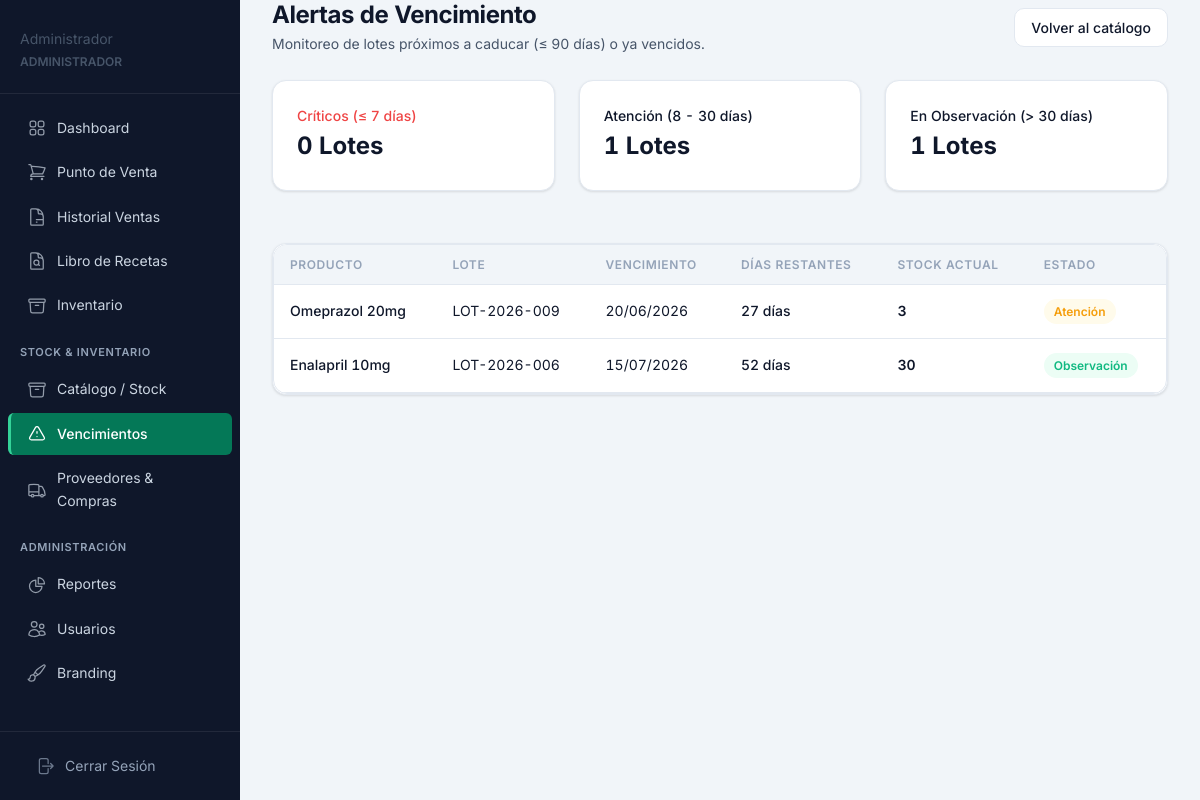
Page /modules/inventario/alertas_vencimiento.php (signed in) on the committed database.
### tables this page shows
CREATE TABLE IF NOT EXISTS inventario (
  id INT PRIMARY KEY AUTO_INCREMENT,
  producto_id INT NOT NULL,
  lote VARCHAR(100),
  fecha_vencimiento DATE,
  stock_actual INT NOT NULL DEFAULT 0,
  stock_minimo INT NOT NULL DEFAULT 5,
  precio_compra DECIMAL(10,2) NOT NULL DEFAULT 0.00,
  precio_venta DECIMAL(10,2) NOT NULL DEFAULT 0.00,
  proveedor_id INT,
  creado_en DATETIME DEFAULT CURRENT_TIMESTAMP,
  actualizado_en DATETIME DEFAULT CURRENT_TIMESTAMP ON UPDATE CURRENT_TIMESTAMP,
  FOREIGN KEY (producto_id) REFERENCES productos(id),
  FOREIGN KEY (proveedor_id) REFERENCES proveedores(id)
);

CREATE TABLE IF NOT EXISTS productos (
  id INT PRIMARY KEY AUTO_INCREMENT,
  nombre VARCHAR(200) NOT NULL,
  nombre_generico VARCHAR(200),
  codigo_barras VARCHAR(100) UNIQUE,
  categoria_id INT,
  laboratorio_id INT,
  unidad_medida VARCHAR(50) DEFAULT 'unidad',
  requiere_receta TINYINT(1) DEFAULT 0,
  descripcion TEXT,
  activo TINYINT(1) DEFAULT 1,
  creado_en DATETIME DEFAULT CURRENT_TIMESTAMP,
  FOREIGN KEY (categoria_id) REFERENCES categorias(id),
  FOREIGN KEY (laboratorio_id) REFERENCES laboratorios(id)
);

### modules/inventario/alertas_vencimiento.php (the view, shortened to what this page needs)
<?php
$pdo = conectar();
$sql = "
    SELECT i.id as inventario_id, p.nombre as producto, i.lote, i.fecha_vencimiento, i.stock_actual,
           DATEDIFF(i.fecha_vencimiento, CURDATE()) as dias_restantes
    FROM inventario i
    JOIN productos p ON i.producto_id = p.id
    WHERE i.stock_actual > 0
      AND i.fecha_vencimiento IS NOT NULL
      AND DATEDIFF(i.fecha_vencimiento, CURDATE()) <= 90
    ORDER BY i.fecha_vencimiento ASC
";
$alertas = $pdo->query($sql)->fetchAll();
include __DIR__ . '/../../views/layout/header.php';
?>
<div class="container" style="max-width: 1000px;">
    <div class="page-header">
        <div>
            <h1>Alertas de Vencimiento</h1>
            <p class="page-subtitle">Monitoreo de lotes próximos a caducar (≤ 90 días) o ya vencidos.</p>
        </div>
        <div class="page-header-actions">
            <a href="lista_productos.php" class="btn btn-secundario">
                Volver al catálogo
            </a>
        </div>
    </div>
    <div class="grid-3-cols" style="margin-bottom: 32px;">
        <?php
        $criticos = 0;
        $atencion = 0;
        $seguros = 0;
        foreach ($alertas as $a) {
            if ($a['dias_restantes'] <= 7) $criticos++;
            elseif ($a['dias_restantes'] <= 30) $atencion++;
            else $seguros++;
        }
        ?>
        <div class="card card-estado-peligro m-0">
            <div class="card-body">
                <div class="text-sm font-medium mb-1" style="color: var(--color-peligro);">Críticos (≤ 7 días)</div>
                <div class="text-2xl font-bold"><?= $criticos ?> Lotes</div>
            </div>
        </div>
        <div class="card card-estado-advertencia m-0">
            <div class="card-body">
                <div class="text-sm font-medium mb-1" style="color: var(--color-advertencia-texto);">Atención (8 - 30 días)</div>
                <div class="text-2xl font-bold"><?= $atencion ?> Lotes</div>
            </div>
        </div>
        <div class="card card-estado-exito m-0">
            <div class="card-body">
                <div class="text-sm font-medium mb-1" style="color: var(--color-exito-texto);">En Observación (> 30 días)</div>
                <div class="text-2xl font-bold"><?= $seguros ?> Lotes</div>
            </div>
        </div>
    </div>
    <div class="card">
        <div class="tabla-contenedor">
            <table class="tabla">
                <thead>
                    <tr>
                        <th>Producto</th>
                        <th>Lote</th>
                        <th>Vencimiento</th>
                        <th>Días Restantes</th>
                        <th>Stock Actual</th>
                        <th>Estado</th>
                    </tr>
                </thead>
                <tbody>
                    <?php if (empty($alertas)): ?>
                        <tr>
                            <td colspan="6">
                                <div class="empty-state">
                                    <svg class="empty-state-icon" style="color: var(--color-exito);" xmlns="http://www.w3.org/2000/svg" fill="none" viewBox="0 0 24 24" stroke-width="1.5" stroke="currentColor">
                                        <path stroke-linecap="round" stroke-linejoin="round" d="M9 12.75L11.25 15 15 9.75M21 12a9 9 0 11-18 0 9 9 0 0118 0z" />
                                    </svg>
                                    <div class="empty-state-titulo">Todo en orden</div>
                                    <div class="empty-state-msg">No hay lotes próximos a vencer en los próximos 90 días.</div>
                                </div>
                            </td>
                        </tr>
                    <?php else: ?>
                        <?php foreach ($alertas as $a): ?>
                            <?php
                                $dias = (int)$a['dias_restantes'];
                                $badge_class = '';
                                $estado_texto = '';
                                $row_class = '';
                                if ($dias < 0) {
                                    $badge_class = 'badge-peligro';
                                    $estado_texto = 'VENCIDO';
                                    $row_class = 'bg-peligro-50';
                                } elseif ($dias <= 7) {
                                    $badge_class = 'badge-peligro badge-pulso';
                                    $estado_texto = 'Crítico';
                                } elseif ($dias <= 30) {
                                    $badge_class = 'badge-advertencia';
                                    $estado_texto = 'Atención';
                                } else {
                                    $badge_class = 'badge-exito';
                                    $estado_texto = 'Observación';
                                }
                            ?>
                            <tr class="<?= $row_class ?>">
                                <td class="font-medium"><?= htmlspecialchars($a['producto']) ?></td>
                                <td class="text-secundario text-sm" style="font-variant-numeric: tabular-nums;"><?= htmlspecialchars($a['lote'] ?: 'S/L') ?></td>
                                <td><?= date('d/m/Y', strtotime($a['fecha_vencimiento'])) ?></td>
                                <td style="font-variant-numeric: tabular-nums;">
                                    <?php if ($dias < 0): ?>
                                        <span class="text-peligro font-semibold">Hace <?= abs($dias) ?> días</span>
                                    <?php else: ?>
                                        <span class="font-medium"><?= $dias ?> días</span>
                                    <?php endif; ?>
                                </td>
                                <td class="font-semibold"><?= $a['stock_actual'] ?></td>
                                <td>
                                    <span class="badge <?= $badge_class ?>"><?= $estado_texto ?></span>
                                </td>
                            </tr>
                        <?php endforeach; ?>
                    <?php endif; ?>
                </tbody>
            </table>
        </div>
    </div>
</div>
<?php include __DIR__ . '/../../views/layout/footer.php'; ?>

### assets/css/main.css (style rules this page uses)
:root { --verde-900: #064e3b; --verde-800: #065f46; --verde-700: #047857; --verde-600: #059669; --verde-500: #10b981; --verde-400: #34d399; --verde-300: #6ee7b7; --verde-100: #d1fae5; --verde-50: #ecfdf5; --bg-app: #f1f5f9; --bg-sidebar: #0f172a; --bg-card: #ffffff; --bg-input: #f8fafc; --bg-hover: #f1f5f9; --texto-primario: #0f172a; --texto-secundario: #475569; --texto-terciario: #94a3b8; --texto-sidebar: #cbd5e1; --texto-sidebar-act: #ffffff; --texto-inverso: #ffffff; --borde: #e2e8f0; --borde-focus: #10b981; --borde-input: #cbd5e1; --semaforo-rojo-bg: #fef2f2; --semaforo-rojo-texto: #dc2626; --semaforo-rojo-borde: #fca5a5; --semaforo-amarillo-bg: #fffbeb; --semaforo-amarillo-texto: #d97706; --semaforo-amarillo-borde: #fcd34d; --semaforo-verde-bg: #f0fdf4; --semaforo-verde-texto: #16a34a; --semaforo-verde-borde: #86efac; --color-exito: #10b981; --color-exito-bg: #ecfdf5; --color-advertencia: #f59e0b; --color-advertencia-bg: #fffbeb; --color-peligro: #ef4444; --color-peligro-bg: #fef2f2; --color-info: #3b82f6; --color-info-bg: #eff6ff; --kpi-ventas-bg: #ecfdf5; --kpi-ventas-icon: #059669; --kpi-tx-bg: #eff6ff; --kpi-tx-icon: #3b82f6; --kpi-stock-bg: #fef2f2; --kpi-stock-icon: #ef4444; --kpi-vence-bg: #fffbeb; --kpi-vence-icon: #d97706; --fuente: 'Inter', system-ui, -apple-system, sans-serif; --text-xs: 0.75rem; --text-sm: 0.875rem; --text-base: 1rem; --text-lg: 1.125rem; --text-xl: 1.25rem; --text-2xl: 1.5rem; --text-3xl: 1.875rem; --espacio-1: 0.25rem; --espacio-2: 0.5rem; --espacio-3: 0.75rem; --espacio-4: 1rem; --espacio-5: 1.25rem; --espacio-6: 1.5rem; --espacio-8: 2rem; --espacio-10: 2.5rem; --espacio-12: 3rem; --radio-sm: 6px; --radio: 10px; --radio-lg: 14px; --radio-xl: 20px; --radio-full: 9999px; --sombra-xs: 0 1px 2px rgba(0,0,0,0.05); --sombra-sm: 0 1px 3px rgba(0,0,0,0.08), 0 1px 2px rgba(0,0,0,0.04); --sombra: 0 4px 6px rgba(0,0,0,0.05), 0 2px 4px rgba(0,0,0,0.04); --sombra-md: 0 10px 15px rgba(0,0,0,0.07), 0 4px 6px rgba(0,0,0,0.04); --sombra-lg: 0 20px 25px rgba(0,0,0,0.08), 0 10px 10px rgba(0,0,0,0.03); --transicion: all 0.15s ease; --transicion-lenta: all 0.25s ease; --sidebar-ancho: 240px; --sidebar-ancho-col: 64px; --topbar-alto: 60px; --contenido-padding: 24px; --z-base: 1; --z-dropdown: 10; --z-sticky: 20; --z-sidebar: 30; --z-overlay: 40; --z-modal: 50; --color-primario: #047857; --color-primario-claro: #ecfdf5; --color-primario-hover: #065f46; --color-acento: #10b981; --color-fondo: #f1f5f9; --color-superficie: #ffffff; --color-borde: #e2e8f0; --color-texto: #0f172a; --color-texto-secundario: #475569; --radio: 10px; --sombra: 0 1px 3px rgba(0,0,0,0.08), 0 1px 2px rgba(0,0,0,0.04); --sombra-md: 0 10px 15px rgba(0,0,0,0.07), 0 4px 6px rgba(0,0,0,0.04); }
*, *::before, *::after { box-sizing: border-box; margin: 0; padding: 0; }
html { scroll-behavior: smooth; -webkit-text-size-adjust: 100%; }
body { font-family: var(--fuente); background-color: var(--bg-app); color: var(--texto-primario); line-height: 1.6; font-size: var(--text-base); -webkit-font-smoothing: antialiased; -moz-osx-font-smoothing: grayscale; font-variant-numeric: tabular-nums; }
h1, h2, h3, h4, h5, h6 { font-weight: 600; line-height: 1.25; color: var(--texto-primario); letter-spacing: -0.01em; }
h1 { font-size: var(--text-2xl); font-weight: 700; }
p { max-width: 65ch; line-height: 1.7; }
a { text-decoration: none; color: inherit; }
.text-sm { font-size: var(--text-sm); }
.text-2xl { font-size: var(--text-2xl); }
.font-medium { font-weight: 500; }
.font-semibold { font-weight: 600; }
.font-bold { font-weight: 700; }
.text-secundario { color: var(--texto-secundario); }
.container { max-width: 1200px; margin: 0 auto; width: 100%; }
.m-0 { margin: 0; }

### assets/css/layout.css (style rules this page uses)
.page-header { display: flex; justify-content: space-between; align-items: center; margin-bottom: var(--espacio-6); gap: var(--espacio-4); flex-wrap: wrap; }
.page-header h1 { font-size: var(--text-2xl); font-weight: 700; letter-spacing: -0.02em; margin: 0; }
.page-subtitle { font-size: var(--text-sm); color: var(--texto-secundario); margin-top: 2px; }
.page-header-actions { display: flex; gap: var(--espacio-2); align-items: center; }

### rows in the picture
inventario: producto.nombre "Omeprazol 20mg", lote "LOT-2026-009", fecha_vencimiento "20/06/2026", dias "27", stock_actual "3", estado_texto "Atención"
inventario: producto.nombre "Enalapril 10mg", lote "LOT-2026-006", fecha_vencimiento "15/07/2026", dias "52", stock_actual "30", estado_texto "Observación"

### other values in the picture
$_SESSION['nombre'] "Administrador"
$nombre_rol "ADMINISTRADOR"
$criticos "0"
$atencion "1"
$seguros "1"
